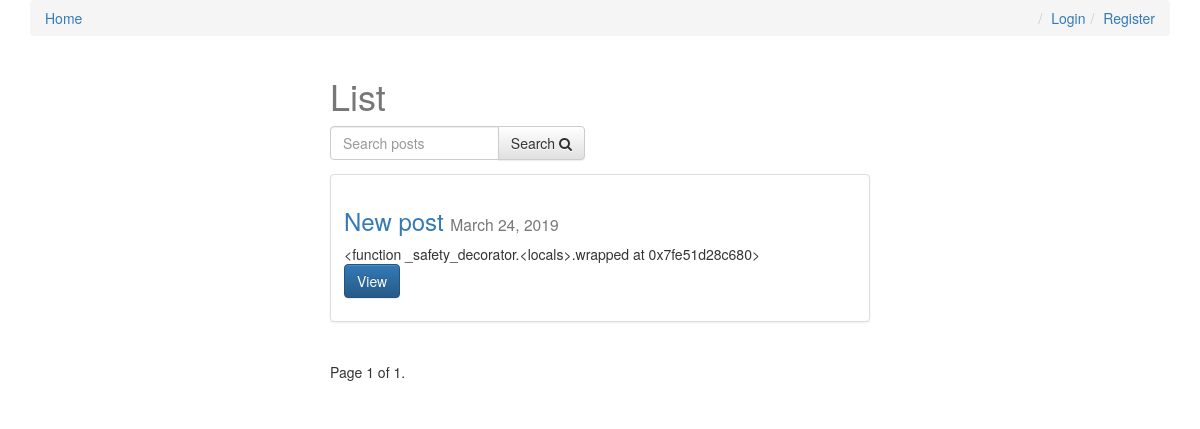
The page / on the database its author committed.
### posts/models.py (models this page shows, shortened)
class Post(models.Model):
    user = models.ForeignKey(settings.AUTH_USER_MODEL,on_delete=models.CASCADE, default=1)
    title = models.CharField(max_length=120)
    slug = models.SlugField(unique=True)
    image = models.ImageField(upload_to=upload_location,
            null=True,
            blank=True,
            width_field="width_field",
            height_field="height_field")
    height_field = models.IntegerField(default=0)
    width_field = models.IntegerField(default=0)
    content = models.TextField()
    draft = models.BooleanField(default=False)
    publish = models.DateField(auto_now=False, auto_now_add=False)
    read_time =  models.IntegerField(default=0) # models.TimeField(null=True, blank=True) #assume minutes
    updated = models.DateTimeField(auto_now=True, auto_now_add=False)
    timestamp = models.DateTimeField(auto_now=False, auto_now_add=True)
    objects = PostManager()
    def get_absolute_url(self):
        return reverse("posts:detail", kwargs={"slug": self.slug})
    class Meta:
        ordering = ["-timestamp", "-updated"]
    def get_markdown(self):
        content = self.content
        markdown_text = markdown(content)
        return mark_safe(markdown_text)

### posts/views.py (the view, shortened to what this page needs)
# urls.py: url(r'^$', post_list, name='list'),
def post_list(request):
	today = timezone.now().date()
	queryset_list = Post.objects.active() #.order_by("-timestamp")
	if request.user.is_staff or request.user.is_superuser:
		queryset_list = Post.objects.all()
	query = request.GET.get("q")
	paginator = Paginator(queryset_list, 8) # Show 25 contacts per page
	page_request_var = "page"
	page = request.GET.get(page_request_var)
	try:
		queryset = paginator.page(page)
	except PageNotAnInteger:
		queryset = paginator.page(1)
	except EmptyPage:
		queryset = paginator.page(paginator.num_pages)
	context = {
		"object_list": queryset,
		"title": "List",
		"page_request_var": page_request_var,
		"today": today,
	}
	return render(request, "post_list.html", context)

### posts/models.py (called while the page is built)
    def active(self, *args, **kwargs):
        return super(PostManager, self).filter(draft=False).filter(publish__lte=timezone.now())

### templates/post_list.html (shortened to what this page needs)
{% extends "base.html" %}
{% block content %}
<div class='col-sm-6 col-sm-offset-3'>
    <h1>{{ title }}</h1>
<form method='GET' action='' class='row'>
        <div class='col-sm-6'>
            <div class='input-group'>
                <input class='form-control' type='text' name='q' placeholder='Search posts' value='{{ request.GET.q }}'/>
                <span class='input-group-btn'>
                    <button class='btn btn-default' type='submit'>Search <i class="fa fa-search"></i></button>
                </span>
            </div>
        </div>
</form>
{% for obj in object_list %}
<div class="row">
  <div class="col-sm-12">
    <div class="thumbnail">
      <div class="caption post-detail-item">
        <h3><a href='{{ obj.get_absolute_url }}'>{{ obj.title }}</a> <small>{{ obj.publish }}</small></h3>
        {{ obj.get_markdown|truncatechars_html:120 }}
        <p><a href="{{ obj.get_absolute_url }}" class="btn btn-primary" role="button">View</a></p>
      </div>
    </div>
  </div>
</div>
{% endfor %}
<div class="pagination">
    <span class="step-links">
        <span class="current">
            Page {{ object_list.number }} of {{ object_list.paginator.num_pages }}.
        </span>
    </span>
</div>
</div>
{% endblock content %}

### templates/base.html (shortened to what this page needs)
{% load static %}
<html>
<head>
<link rel="stylesheet" href="https://maxcdn.bootstrapcdn.com/bootstrap/3.3.6/css/bootstrap.min.css">
<link rel="stylesheet" href="https://maxcdn.bootstrapcdn.com/bootstrap/3.3.6/css/bootstrap-theme.min.css">
<link rel='stylesheet' href='https://maxcdn.bootstrapcdn.com/font-awesome/4.5.0/css/font-awesome.min.css' >
<link rel='stylesheet' href='{% static "css/base.css" %}' />
</head>
<body>
<div class='container'>
    <ol class='breadcrumb'>
        <li><a href='{% url "posts:list" %}'>Home</a></li>
        {% if not request.user.is_authenticated %}
        <li class='pull-right'><a href='{% url "register" %}'>Register</a></li>
        <li class='pull-right'><a href='{% url "login" %}'>Login</a></li>
        {% else %}
        <li class='pull-right'><a href='{% url "logout" %}'>Logout</a></li>
        {% endif %}
    </ol>
{% block content %}{% endblock content %}
</div>
</body>
</html>

### static/css/base.css (style rules this page uses)
h1 { color: #777777; }

### rows shown on the page
Post: title "New post", publish "March 24, 2019", get_markdown "<function _safety_decorator.<locals>.wrapped at 0x7fe51d28c680>"

### other values the page prints
{{ title }} "List"
{{ object_list.number }} "1"
{{ object_list.paginator.num_pages }} "1"
